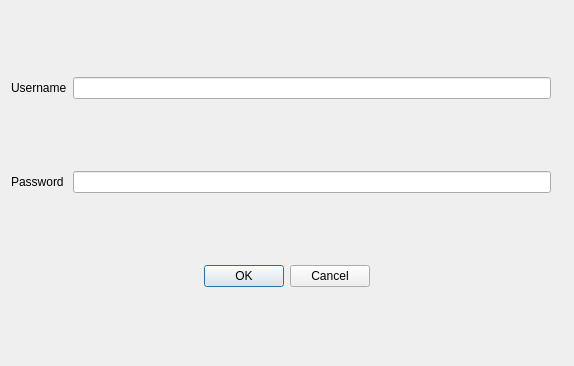
<?xml version="1.0" encoding="UTF-8"?>
<ui version="4.0">
 <class>ConnectDialog</class>
 <widget class="QDialog" name="ConnectDialog">
  <property name="geometry">
   <rect>
    <x>0</x>
    <y>0</y>
    <width>574</width>
    <height>366</height>
   </rect>
  </property>
  <property name="windowTitle">
   <string>Mumble Server Connect</string>
  </property>
  <layout class="QGridLayout" name="gridLayout">
   <item row="0" column="0">
    <widget class="QLabel" name="qlbUsername">
     <property name="contextMenuPolicy">
      <enum>Qt::CustomContextMenu</enum>
     </property>
     <property name="text">
      <string>Username</string>
     </property>
    </widget>
   </item>
   <item row="1" column="0">
    <widget class="QLabel" name="qlbPassword">
     <property name="text">
      <string>Password</string>
     </property>
    </widget>
   </item>
   <item row="0" column="1">
    <widget class="QLineEdit" name="qleUsername"/>
   </item>
   <item row="1" column="1">
    <widget class="QLineEdit" name="qlePassword"/>
   </item>
   <item row="4" column="0" colspan="4" alignment="Qt::AlignHCenter">
    <widget class="QDialogButtonBox" name="qdbbButtonBox">
     <property name="sizePolicy">
      <sizepolicy hsizetype="Fixed" vsizetype="Fixed">
       <horstretch>0</horstretch>
       <verstretch>0</verstretch>
      </sizepolicy>
     </property>
     <property name="standardButtons">
      <set>QDialogButtonBox::Cancel|QDialogButtonBox::Ok</set>
     </property>
    </widget>
   </item>
  </layout>
  <action name="qaFavoriteRemove">
   <property name="text">
    <string>Remove from Favorites</string>
   </property>
  </action>
  <action name="qaFavoriteEdit">
   <property name="text">
    <string>&amp;Edit...</string>
   </property>
  </action>
  <action name="qaFavoriteAddNew">
   <property name="text">
    <string>&amp;Add New...</string>
   </property>
   <property name="toolTip">
    <string>Add custom server</string>
   </property>
  </action>
  <action name="qaFavoriteAdd">
   <property name="text">
    <string>Add to &amp;Favorites</string>
   </property>
  </action>
  <action name="qaUrl">
   <property name="text">
    <string>Open &amp;Webpage</string>
   </property>
  </action>
  <action name="qaFavoriteCopy">
   <property name="text">
    <string>&amp;Copy</string>
   </property>
   <property name="toolTip">
    <string>Copy favorite link to clipboard</string>
   </property>
  </action>
  <action name="qaFavoritePaste">
   <property name="text">
    <string>&amp;Paste</string>
   </property>
   <property name="toolTip">
    <string>Paste favorite from clipboard</string>
   </property>
  </action>
 </widget>
 <resources/>
 <connections>
  <connection>
   <sender>qdbbButtonBox</sender>
   <signal>accepted()</signal>
   <receiver>ConnectDialog</receiver>
   <slot>accept()</slot>
   <hints>
    <hint type="sourcelabel">
     <x>365</x>
     <y>270</y>
    </hint>
    <hint type="destinationlabel">
     <x>365</x>
     <y>513</y>
    </hint>
   </hints>
  </connection>
  <connection>
   <sender>qdbbButtonBox</sender>
   <signal>rejected()</signal>
   <receiver>ConnectDialog</receiver>
   <slot>reject()</slot>
   <hints>
    <hint type="sourcelabel">
     <x>459</x>
     <y>275</y>
    </hint>
    <hint type="destinationlabel">
     <x>456</x>
     <y>494</y>
    </hint>
   </hints>
  </connection>
 </connections>
</ui>
